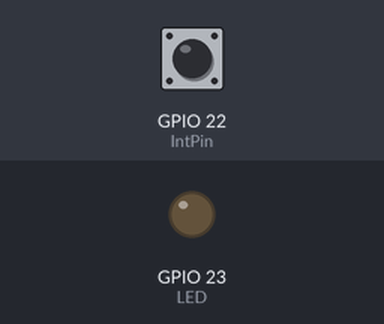
Recording of a sketch running on a simulated ESP32. Shown: output pins drawn as LEDs (lit = HIGH). Dashed ring = blinking. The test bench sets the inputs (shaded band); at power-on: GPIO 22 (IntPin) HIGH.

Above: at 1.2 s.
1.3 s: GPIO 22 (IntPin) pulled LOW for 0.15 s
At 1.9 s:
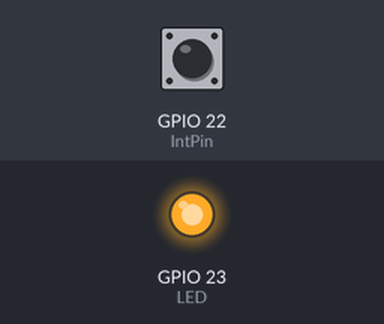
3.0 s: GPIO 22 (IntPin) pulled LOW for 1 s
At 3.9 s:
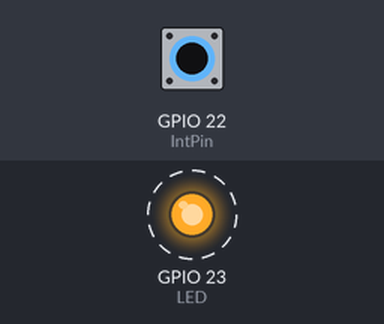
7.0 s: GPIO 22 (IntPin) pulled LOW for 3.2 s
At 7.6 s:
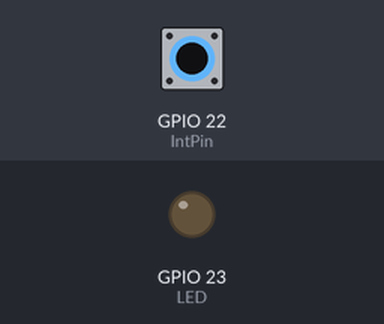
Timing chart, 0 to 10.0 s (numbered marks = the images above; inputs shaded):
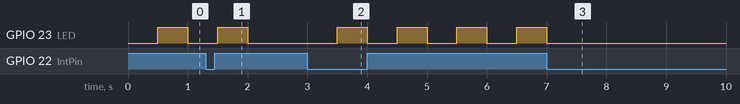

The sketch:

ExtInt.ino
```cpp
/*************************************************************
 *                    EXTERNAL INTERRUPT
 *                    ==================
 *
 * This is an example of using an external interrupt on the
 * ESP32 Devkitc. In this example an LED is connected to GPIO
 * port 23 through a 330 ohm resistor. In addition, a push-button
 * switch is connected to GPIO pin 22 and this button is then
 * configured as an interrupt pin such that pressing the button
 * generates an external interrupt in the program. Normally the
 * LED flashes every 500 ms. If the button is pressed when the
 * LED is flashing then the flashing stops. If on the other hand
 * the flashing is stopped, pressing the button will re-start
 * the LED to flash.
 *
 *
 * File:   ExtInt
 * Date:   July 2017
 * Author: Dogan Ibrahim
 *************************************************************/
#define LED 23                                // LED on GPIO 23
#define IntPin 22                             // Interrupt pin
int Flag = 1;                                 // LED flag

//
// Configure LED port as output, interrupt pin as input, and
// PULL-UP this pin so that is state is at normally logic HIGH.
// Also, Attach the interrupt pin IntPin to function LEDControl,
// and accept interrupts on the FALLING edge (logic HIGH to LOW)
// of the interrupt pin
//
void setup()
{
   pinMode(LED, OUTPUT);                      // LED is output
   pinMode(IntPin, INPUT_PULLUP);             // Interrupt pin
   attachInterrupt(digitalPinToInterrupt(IntPin),LEDControl,FALLING);
}

//
// Flash the LED every 500 ms. The flashing is stopped and
// re-started by the interrupt pin. When interrupt occurs
// by pressing the IntPin, the state of variable Flag is
// changed (if 0, it becomes 1; and if 1 it becomes 0)
//
void LEDControl()
{
  if(Flag == 0)
     Flag = 1;
  else Flag = 0;
}

//
// Flash the LED every second unless stopped by the interrupt
//
void loop()
{
  if(Flag == 1)
  {
     digitalWrite(LED, LOW);                  // LED OFF
     delay(500);                              // 500 ms delay
     digitalWrite(LED, HIGH);                 // LED ON
     delay(500);                              // 500 ms delay
  }
  else
  {
      digitalWrite(LED, LOW);                 // LED OFF
  }
}
```

Measured:
- after the input at 1.3 s, GPIO 23 (LED): goes on until 2.0 s, then stays LOW
- after the input at 3.0 s, GPIO 23 (LED): alternates HIGH for 0.50 s and LOW for 0.50 s, starting after 0.50 s
- after the input at 7.0 s, GPIO 23 (LED): goes on until 7.0 s, then stays LOW
